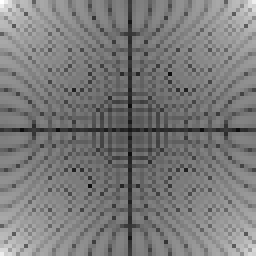
#> input picture image-processing/practice-4/1_fft_no_shift_circle-small.png, 64 x 64 px (shown 4 times larger)
$ python 4-low-pass-ranges.py 1_fft_no_shift_circle-small.png
#> lines starting #> are read from the running program, lines starting #| are printed output that depends on the picture; after the words box and inside, x2 and y2 are one past the last pixel; in counts of white or black regions, pixels touching at a corner belong together
import argparse
import cv2 as cv
import numpy as np
import os

parser = argparse.ArgumentParser(description="Threshold generators.")
parser.add_argument("image_path", help="Path to the input image.")
parser.add_argument(
    "--out", help="Specifies if output should be created", action="store_true"
)
args = parser.parse_args()
img = cv.imread(args.image_path, cv.IMREAD_GRAYSCALE).astype(float)
#> img: shape (64, 64) float64; min 13, max 255, mean 122.3
original_img = img.copy()

rows, cols = img.shape
#> rows = 64; cols = 64
crow, ccol = rows // 2, cols // 2
#> crow = 32; ccol = 32

images = []
spectrums = []
F = np.fft.fftshift(np.fft.fft2(img))  # original spectrum

for i in range(10, 60, 10):
    mask = np.zeros((rows, cols), np.uint8)
    mask[crow - i : crow + i, ccol - i : ccol + i] = 1

    fshift = F * mask
    magnitude_spectrum = 20 * np.log(np.abs(fshift) + 1)
    img_back = np.fft.ifft2(np.fft.ifftshift(fshift))
    img_back = np.abs(img_back)

    spectrums.append(magnitude_spectrum)
    images.append(img_back)
#> this loop made 5 passes
#> pass 1, `magnitude_spectrum = 20 * np.log(np.abs(fshift) + 1)`:
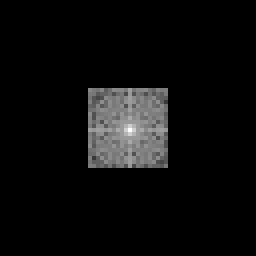
#> magnitude_spectrum: shape (64, 64) float64 (shown 4 times larger); min 0, max 262.5, mean 12.7; drawn with min black and max white
#> pass 1, `img_back = np.abs(img_back)`:
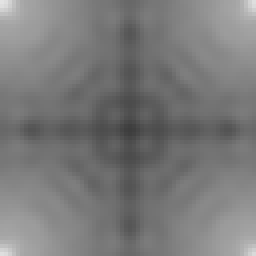
#> img_back: shape (64, 64) float64 (shown 4 times larger); min 61.16, max 227.8, mean 122.3
#> after the loop:
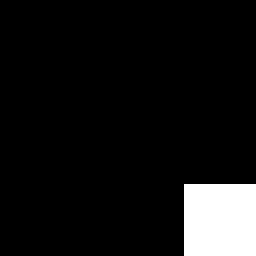
#> mask: shape (64, 64) (shown 4 times larger); values 0 (black) and 1 (white), 7.9% white; 1 white region, box (x1, y1, x2, y2) and area: (46, 46, 64, 64) 324
#> after the loop, images = 5 items; spectrums = 5 items

# normalize each image to uint8
out_imgs = []

for im in images:
    im = im / im.max() * 255
    out_imgs.append(im.astype(np.uint8))
#> after the loop, out_imgs = 5 items

out_spectrums = []
for spec in spectrums:
    spec = spec / spec.max() * 255
    out_spectrums.append(spec.astype(np.uint8))
#> this loop made 5 passes
#> pass 3, `spec = spec / spec.max() * 255`:
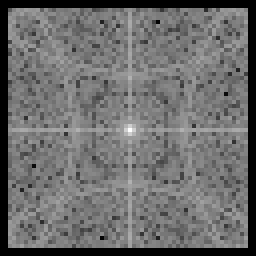
#> spec: shape (64, 64) float64 (shown 4 times larger); min 0, max 255, mean 108.9
#> after the loop, out_spectrums = 5 items


# concatenate horizontally
final_imgs = np.hstack(out_imgs)
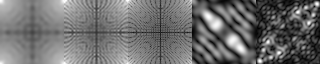
#> final_imgs: shape (64, 320); min 1, max 255, mean 110.4
final_spectrums = np.hstack(out_spectrums)
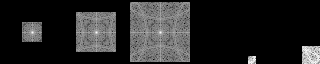
#> final_spectrums: shape (64, 320); min 0, max 255, mean 37.8
final = np.vstack([final_imgs, final_spectrums])
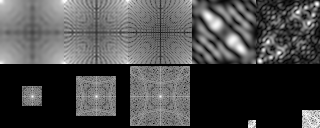
#> final: shape (128, 320); min 0, max 255, mean 74.1

if args.out:
    out_path = f"4_low_pass_range_{os.path.basename(args.image_path)}"
    cv.imwrite(out_path, final)
    print(f"Output image saved to {out_path}")

$ run again, on image-processing/practice-4/1_fft_with_shift_circle-small.png
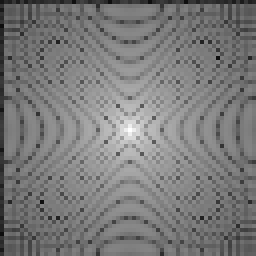
#> input picture image-processing/practice-4/1_fft_with_shift_circle-small.png, 64 x 64 px (shown 4 times larger)
#> after the loop `for i in range(10, 60, 10):`: images = 5 items
#> the loop `for im in images:` made 5 passes
#> the loop `for spec in spectrums:` made 5 passes
#> `final_imgs = np.hstack(out_imgs)`:
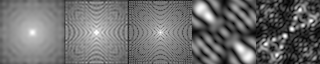
#> final_imgs: shape (64, 320); min 1, max 255, mean 110.4
#> `final = np.vstack([final_imgs, final_spectrums])`:
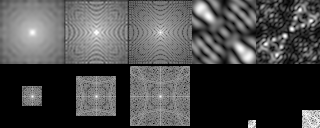
#> final: shape (128, 320); min 0, max 255, mean 74.1
